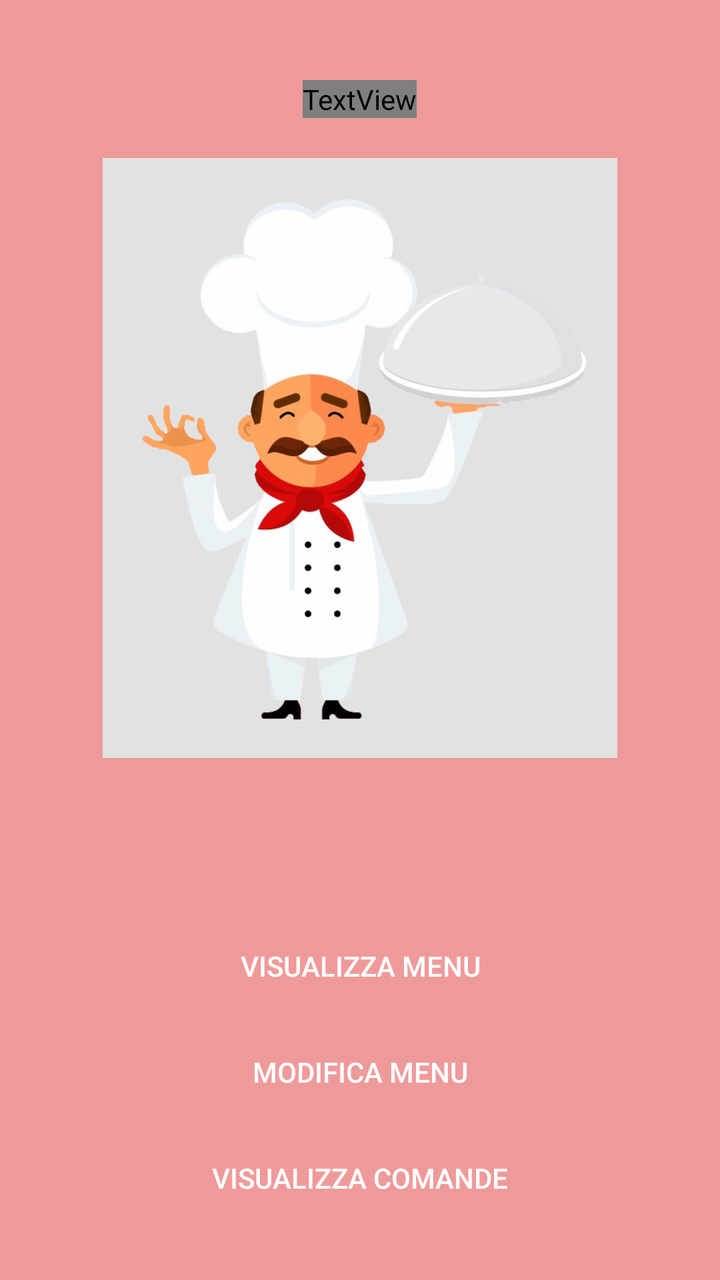
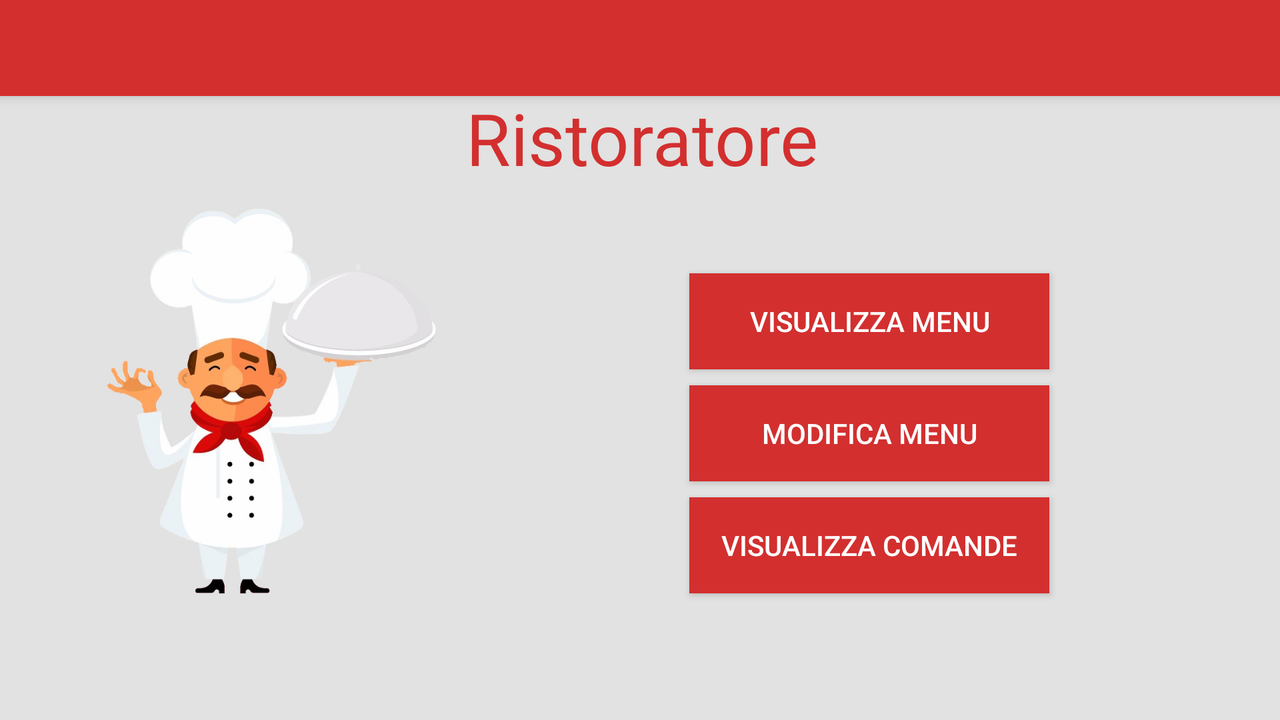

One screen, two layout resources from the same app: the default and the repository's alternative for another configuration. Each is rendered where Android would select it; the XML of both is given below.
<!-- AndroidManifest.xml: application theme AppTheme -->
<!-- res/layout/activity_ristoratore.xml -->
<?xml version="1.0" encoding="utf-8"?>
<RelativeLayout xmlns:android="http://schemas.android.com/apk/res/android"
    android:layout_width="match_parent"
    android:layout_height="match_parent"
    xmlns:tools="http://schemas.android.com/tools"
    xmlns:app="http://schemas.android.com/apk/res-auto"
    tools:context=".RistoratoreActivity"
    tools:showIn="@layout/activity_ristoratore"
    android:background="@color/colorAccent">

    <TextView
        android:id="@+id/txtView"
        android:layout_width="wrap_content"
        android:layout_height="wrap_content"
        android:layout_centerHorizontal="true"
        android:layout_marginTop="40dp"
        android:text="@string/ristoratore"
        android:fontFamily="@font/courgette"
        android:textSize="36sp"
        android:textColor="@color/color1" />

    <ImageView
        android:id="@+id/imageView"
        android:layout_width="300sp"
        android:layout_height="300sp"
        android:layout_below="@id/txtView"
        android:layout_marginTop="20sp"
        android:layout_centerHorizontal="true"
        app:srcCompat="@drawable/rist"  />

    <Button
        android:id="@+id/button"
        android:layout_width="180dp"
        android:layout_height="wrap_content"
        android:layout_centerHorizontal="true"
        android:layout_below="@id/imageView"
        android:layout_marginTop="80sp"
        android:background="@color/color1"
        android:onClick="lanciaVisualizzaMenu"
        android:text="@string/visualizza_menu"
        android:textColor="@android:color/white" />

    <Button
        android:id="@+id/button1"
        android:layout_width="180dp"
        android:layout_height="wrap_content"
        android:layout_centerHorizontal="true"
        android:layout_below="@id/button"
        android:layout_marginTop="5sp"
        android:onClick="lanciaModificaMenu"
        android:background="@color/color1"
        android:textColor="@android:color/white"
        android:text="@string/modifica_menu" />

    <Button
        android:id="@+id/button2"
        android:layout_width="180dp"
        android:layout_height="wrap_content"
        android:layout_centerHorizontal="true"
        android:layout_below="@id/button1"
        android:layout_marginTop="5sp"
        android:onClick="lanciaVisualizzaComande"
        android:background="@color/color1"
        android:textColor="@android:color/white"
        android:text="@string/visualizza_comande" />

</RelativeLayout>
<!-- resources referenced by this layout -->
<resources>
  <color name="colorAccent">#EF9A9A</color>
  <!-- drawable rist: jpeg bitmap (drawable, 39401 bytes) -->
  <string name="modifica_menu">Modifica menu</string>
  <string name="ristoratore">Ristoratore</string>
  <string name="visualizza_comande">Visualizza comande</string>
  <string name="visualizza_menu">Visualizza menu</string>
  <style name="AppTheme" parent="Theme.AppCompat.Light.DarkActionBar">
          
          <item name="colorPrimary">@color/colorPrimary</item>
          <item name="colorPrimaryDark">@color/colorPrimaryDark</item>
          <item name="colorAccent">@color/colorAccent</item>
      </style>
  <color name="colorPrimary">#d32f2f</color>
  <color name="colorPrimaryDark">#9a0007</color>
</resources>
<!-- res/layout-land/activity_ristoratore.xml (the repository's variant of the layout above) -->
<!-- drawn on the phone turned sideways -->
<?xml version="1.0" encoding="utf-8"?>
<android.support.constraint.ConstraintLayout
    xmlns:android="http://schemas.android.com/apk/res/android"
    xmlns:app="http://schemas.android.com/apk/res-auto"
    xmlns:tools="http://schemas.android.com/tools"
    android:layout_width="match_parent"
    android:layout_height="match_parent"
    android:background="@color/color">

    <android.support.v7.widget.Toolbar
        android:id="@+id/toolbar"
        android:layout_width="match_parent"
        android:layout_height="wrap_content"
        android:background="?attr/colorPrimary"
        android:minHeight="?attr/actionBarSize"
        app:layout_constraintBottom_toBottomOf="parent"
        app:layout_constraintEnd_toEndOf="parent"
        app:layout_constraintHorizontal_bias="0.0"
        app:layout_constraintStart_toStartOf="parent"
        app:layout_constraintTop_toTopOf="parent"
        app:layout_constraintVertical_bias="0.0"
        android:elevation="4dp"
        android:theme="@style/ThemeOverlay.AppCompat.ActionBar"
        app:popupTheme="@style/ThemeOverlay.AppCompat.Light"/>


    <TextView
        android:id="@+id/textView"
        android:layout_width="wrap_content"
        android:layout_height="wrap_content"
        android:layout_marginStart="8dp"
        android:layout_marginLeft="8dp"
        android:layout_marginTop="8dp"
        android:layout_marginEnd="8dp"
        android:layout_marginRight="8dp"
        android:layout_marginBottom="8dp"
        android:fontFamily="@font/courgette"
        android:foregroundGravity="center_horizontal"
        android:text="@string/ristoratore"
        android:textColor="@color/colorPrimary"
        android:textSize="36sp"
        app:layout_constraintBottom_toBottomOf="parent"
        app:layout_constraintEnd_toEndOf="parent"
        app:layout_constraintHorizontal_bias="0.502"
        app:layout_constraintStart_toStartOf="parent"
        app:layout_constraintTop_toTopOf="parent"
        app:layout_constraintVertical_bias="0.124" />

    <ImageView
        android:id="@+id/imageView"
        android:layout_width="195dp"
        android:layout_height="222dp"
        android:layout_marginStart="8dp"
        android:layout_marginLeft="8dp"
        android:layout_marginTop="8dp"
        android:layout_marginEnd="8dp"
        android:layout_marginRight="8dp"
        android:layout_marginBottom="8dp"
        android:foregroundGravity="center_horizontal"
        app:layout_constraintBottom_toBottomOf="parent"
        app:layout_constraintEnd_toEndOf="parent"
        app:layout_constraintHorizontal_bias="0.067"
        app:layout_constraintStart_toStartOf="parent"
        app:layout_constraintTop_toTopOf="parent"
        app:layout_constraintVertical_bias="0.664"
        app:srcCompat="@drawable/rist" />

    <Button
        android:id="@+id/button"
        android:layout_width="180dp"
        android:layout_height="wrap_content"
        android:layout_marginStart="8dp"
        android:layout_marginLeft="8dp"
        android:layout_marginTop="8dp"
        android:layout_marginEnd="8dp"
        android:layout_marginRight="8dp"
        android:layout_marginBottom="8dp"
        android:background="@color/colorPrimary"
        android:gravity="center|center_horizontal|center_vertical"
        android:onClick="lanciaVisualizzaMenu"
        android:text="@string/visualizza_menu"
        android:textColor="@android:color/white"
        app:layout_constraintBottom_toBottomOf="parent"
        app:layout_constraintEnd_toEndOf="parent"
        app:layout_constraintHorizontal_bias="0.758"
        app:layout_constraintStart_toStartOf="parent"
        app:layout_constraintTop_toTopOf="parent"
        app:layout_constraintVertical_bias="0.435" />


    <Button
        android:id="@+id/button1"
        android:layout_width="180dp"
        android:layout_height="wrap_content"
        android:layout_marginStart="8dp"
        android:layout_marginLeft="8dp"
        android:layout_marginTop="8dp"
        android:layout_marginEnd="8dp"
        android:layout_marginRight="8dp"
        android:layout_marginBottom="8dp"
        android:background="@color/colorPrimary"
        android:gravity="center|center_horizontal|center_vertical"
        android:onClick="lanciaModificaMenu"
        android:text="@string/modifica_menu"
        android:textColor="@android:color/white"
        app:layout_constraintBottom_toBottomOf="parent"
        app:layout_constraintEnd_toEndOf="parent"
        app:layout_constraintHorizontal_bias="0.758"
        app:layout_constraintStart_toStartOf="parent"
        app:layout_constraintTop_toBottomOf="@+id/button"
        app:layout_constraintVertical_bias="0.0" />

    <Button
        android:id="@+id/button2"
        android:layout_width="180dp"
        android:layout_height="wrap_content"
        android:layout_marginStart="8dp"
        android:layout_marginLeft="8dp"
        android:layout_marginTop="8dp"
        android:layout_marginEnd="8dp"
        android:layout_marginRight="8dp"
        android:layout_marginBottom="8dp"
        android:background="@color/colorPrimary"
        android:gravity="center|center_horizontal|center_vertical"
        android:onClick="lanciaVisualizzaComande"
        android:text="@string/visualizza_comande"
        android:textColor="@android:color/white"
        app:layout_constraintBottom_toBottomOf="parent"
        app:layout_constraintEnd_toEndOf="parent"
        app:layout_constraintHorizontal_bias="0.758"
        app:layout_constraintStart_toStartOf="parent"
        app:layout_constraintTop_toBottomOf="@+id/button1"
        app:layout_constraintVertical_bias="0.0" />



</android.support.constraint.ConstraintLayout>
<!-- resources referenced by the variant -->
<!-- as the phone turned sideways resolves them -->
<resources>
  <color name="color">#E1E2E1</color>
  <color name="colorPrimary">#d32f2f</color>
  <!-- drawable rist: jpeg bitmap (drawable, 39401 bytes) -->
  <string name="modifica_menu">Modifica menu</string>
  <string name="ristoratore">Ristoratore</string>
  <string name="visualizza_comande">Visualizza comande</string>
  <string name="visualizza_menu">Visualizza menu</string>
  <style name="AppTheme" parent="Theme.AppCompat.Light.DarkActionBar">
          
          <item name="colorPrimary">@color/colorPrimary</item>
          <item name="colorPrimaryDark">@color/colorPrimaryDark</item>
          <item name="colorAccent">@color/colorAccent</item>
      </style>
  <color name="colorPrimaryDark">#9a0007</color>
  <color name="colorAccent">#EF9A9A</color>
</resources>
